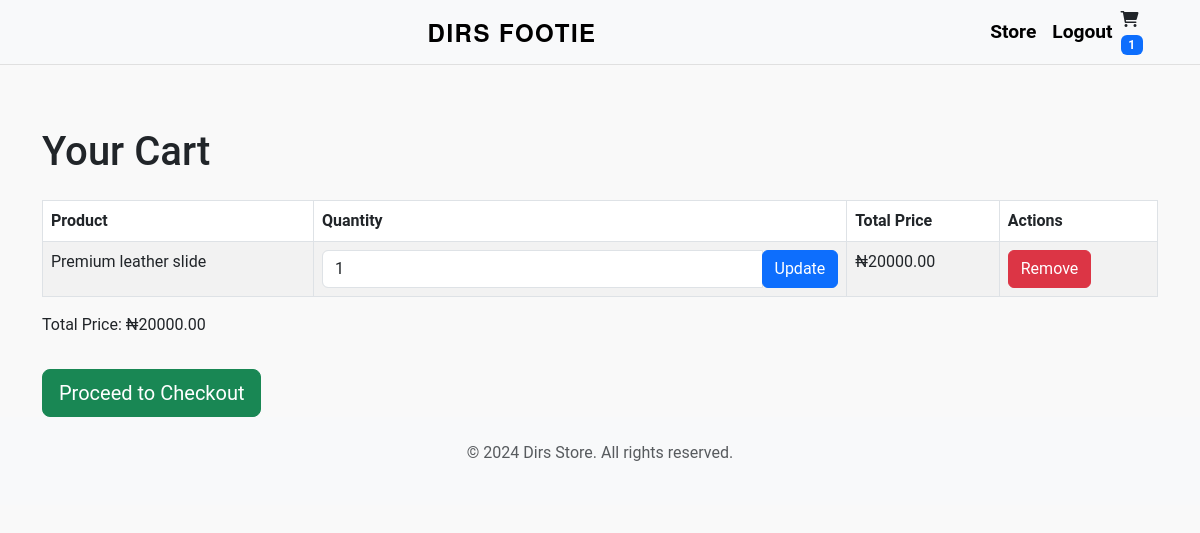
/store/cart/ (signed in), run on the app's committed database.
### store/models.py (models this page shows, shortened)
class CartItem(models.Model):
    cart = models.ForeignKey(Cart, on_delete=models.CASCADE)
    product = models.ForeignKey(Product, on_delete=models.CASCADE)
    quantity = models.PositiveIntegerField(default=1)
    def get_total_price(self):
        return self.quantity * self.product.price

class Product(models.Model):
    CATEGORY_CHOICES = [
        ('Clothes', 'Clothes'),
        ('Shoes', 'Shoes'),
        ('Trousers', 'Trousers'),
        ('Bags', 'Bags'),
    ]
    name = models.CharField(max_length=255)
    description = models.TextField()
    price = models.DecimalField(max_digits=10, decimal_places=2)
    category = models.CharField(max_length=50, choices=CATEGORY_CHOICES)
    image = models.ImageField(upload_to='products/')

### store/views.py (the view)
# urls.py: path('cart/', views.cart_view, name='cart_view'),
@login_required(login_url='/login/')
def cart_view(request):
    cart = Cart.objects.get(user=request.user)
    cart_items = CartItem.objects.filter(cart=cart)
    total_price = sum(item.get_total_price() for item in cart_items)
    return render(request, 'store/cart.html', {
        'cart_items': cart_items,
        'total_price': total_price,
        'total_items': total_price
    })

### store/context_processors.py (called while the page is built)
def cart_item_count(request):
    if request.user.is_authenticated:
        cart = Cart.objects.filter(user=request.user).first()
        if cart:
            total_items = CartItem.objects.filter(cart=cart).count()
            return {'cart_item_count': total_items}
    return {'cart_item_count': 0}

### store/templates/store/cart.html (shortened to what this page needs)
{% extends 'store/base.html' %}
{% block content %}
<div class="container mt-5">
    <h1 class="mb-4">Your Cart</h1>
    <table class="table table-striped table-bordered">
        <thead class="thead-dark">
            <tr>
                <th>Product</th>
                <th>Quantity</th>
                <th>Total Price</th>
                <th>Actions</th>
            </tr>
        </thead>
        <tbody>
            {% for item in cart_items %}
            <tr>
                <td>{{ item.product.name }}</td>
                <td>
                    <form method="POST" action="{% url 'store:update_cart_item' item.id %}">
                        <div class="input-group">
                            <input type="number" name="quantity" value="{{ item.quantity }}" min="1" class="form-control">
                            <div class="input-group-append">
                                <button type="submit" class="btn btn-primary">Update</button>
                            </div>
                        </div>
                    </form>
                </td>
                <td>₦{{ item.get_total_price }}</td>
                <td>
                    <a href="{% url 'store:remove_from_cart' item.id %}" class="btn btn-danger">Remove</a>
                </td>
            </tr>
            {% endfor %}
        </tbody>
    </table>
    <p class="font-weight-bold">Total Price: ₦{{ total_price }}</p>
    {% if cart_items %}
        <a href="{% url 'store:checkout' %}" class="btn btn-success btn-lg mt-3">Proceed to Checkout</a>
    {% else %}
        <button type="button" class="btn btn-secondary btn-lg mt-3" disabled>No items in cart</button>
    {% endif %}
</div>
{% endblock %}

### store/static/store/style.css (style rules this page uses)
body { padding-top: 80px; }
body { background-color: #f9f9f9; font-family: 'Roboto', sans-serif; }

### data on the page
CartItem: product.name "Premium leather slide", quantity "1", get_total_price "20000.00"

### other printed values
{{ cart_item_count }} "1"
{{ total_price }} "20000.00"
